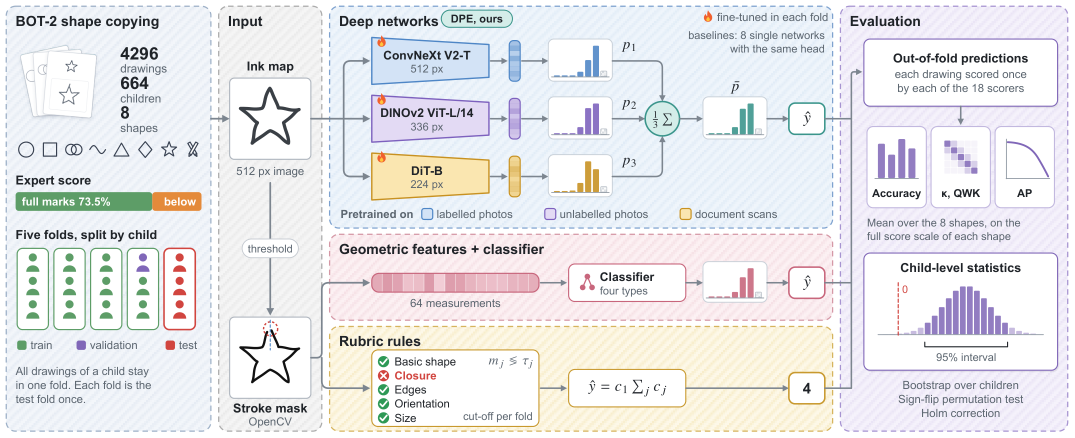
#> input picture assets/framework.png, 2150 x 875 px (shown at 1/2 size); its folder holds only this picture in this run
$ python -i baselines.py   (imports and definitions only)
#> lines starting #> are read from the running program, lines starting #| are printed output that depends on the picture; after the words box and inside, x2 and y2 are one past the last pixel; in counts of white or black regions, pixels touching at a corner belong together
### bot2score/data.py
"""BOT-2 shape items and rubric criteria, indexing of the archive, image preprocessing and the child-grouped folds."""
import os
import re
import shutil
import zipfile
import hashlib
from functools import partial
from types import SimpleNamespace

import numpy as np
import pandas as pd
import cv2

from .utils import atomic_save, parallel_map, save_csv

FACETS = {                                     # rubric criteria of every item, in rubric order
    'Circle':             ['basic', 'closure', 'edges', 'size'],
    'Square':             ['basic', 'closure', 'edges', 'orientation', 'size'],
    'Overlapped circle':  ['basic', 'closure', 'edges', 'orientation', 'overlap', 'size'],
    'Wave':               ['basic', 'edges', 'orientation', 'size'],
    'Triangle':           ['basic', 'closure', 'edges', 'orientation', 'size'],
    'Diagonal':           ['basic', 'closure', 'edges', 'orientation', 'size'],
    'Star':               ['basic', 'closure', 'edges', 'orientation', 'size'],
    'Overlapped pencils': ['basic', 'closure', 'edges', 'orientation', 'overlap', 'size'],
}
ITEMS = list(FACETS)                           # archive folder names in BOT-2 administration order
ITEM_LABEL = {'Circle': 'Circle', 'Square': 'Square', 'Overlapped circle': 'Overlapped circles', 'Wave': 'Wave',
              'Triangle': 'Triangle', 'Diagonal': 'Diamond', 'Star': 'Star', 'Overlapped pencils': 'Overlapped pencils'}
CRITERIA = ['basic', 'closure', 'edges', 'orientation', 'overlap', 'size']
CRITERION_LABEL = {'basic': 'Basic shape', 'closure': 'Closure', 'edges': 'Edges', 'orientation': 'Orientation',
                   'overlap': 'Overlap', 'size': 'Overall size'}
MAX_SCORE = {s: len(f) for s, f in FACETS.items()}
ITEM_ID = {s: i for i, s in enumerate(ITEMS)}
N_ITEMS, N_CLS = len(ITEMS), max(MAX_SCORE.values()) + 1
K_OF_ITEM = np.array([MAX_SCORE[s] for s in ITEMS])
VALID = np.arange(N_CLS)[None, :] <= K_OF_ITEM[:, None]
PATTERN = re.compile(r'^img(\d+)-([a-z]+)-(\d+)(?:\((\d+)\))?\.png$', re.I)

N_FOLDS, N_INNER, FOLD_SEED = 5, 8, 2026
INPUT_SIZE = 512


# [48 lines left out: functions parse_facets, build_index, marks_array, not called in this run]


def ink_map(path, max_side=1024):
    """Pencil strokes as a map in [0, 1] (1 = ink), after background flattening and removal of redaction patches."""
#> called with path = '../assets/framework.png', max_side = 512
    img = cv2.imread(path, cv2.IMREAD_COLOR)
#> img is the input picture: shape (875, 2150, 3); mean B, G, R 233.9, 231.8, 232.3
    s = max_side / max(img.shape[:2])
#> s = 0.238
    img = cv2.resize(img, None, fx=s, fy=s, interpolation=cv2.INTER_AREA)
#> img: shape (208, 512, 3)
    white = (img.min(axis=2) >= 250).astype(np.uint8)
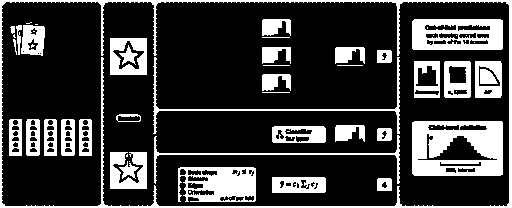
#> white: shape (208, 512); values 0 (black) and 1 (white), 23.1% white; 55 white regions (17 under 20 px), largest, box (x1, y1, x2, y2) and area: (0, 0, 512, 208) 4205, (412, 121, 503, 176) 3784, (412, 19, 503, 50) 2156
    if 0 < white.mean() < 0.5:
        img = cv2.inpaint(img, cv2.dilate(white, np.ones((7, 7), np.uint8)), 5, cv2.INPAINT_TELEA)
    bg = cv2.medianBlur(cv2.dilate(img, np.ones((15, 15), np.uint8)), 21).astype(np.float32) + 1
    ink = np.clip(1 - (img.astype(np.float32) / bg).min(axis=2), 0, 1)
    ink = cv2.GaussianBlur(ink, (3, 3), 0)
    h, w = ink.shape
#> h = 208; w = 512
    core = ink[int(0.1 * h):int(0.9 * h), int(0.1 * w):int(0.9 * w)]
    return np.clip(ink / max(np.percentile(core, 99.5), 0.08), 0, 1)
#> in ink_mask, `m = apply_hysteresis_threshold(ink, 0.22, 0.5).astype(np.uint8)`: m: shape (208, 512); values 0 (black) and 1 (white), 17.3% white; 80 white regions (1 under 20 px), largest, box (x1, y1, x2, y2) and area: (158, 17, 265, 97) 3834, (426, 128, 504, 169) 2408, (416, 52, 482, 93) 1140


# [145 lines left out: functions to_input, extract_archive, make_folds, split, prepare, class_counts and 3 more, not called in this run]

### bot2score/baselines.py
"""Feature-based scorers: the most frequent training score per item, and gradient boosting on 64 geometric features."""
import os
import json

import numpy as np
import pandas as pd
import cv2

from . import data as bd
from .data import N_ITEMS, N_CLS, class_counts, ink_map
from .utils import atomic_save, parallel_map, save_csv

SEED = 2026
K8 = np.array([[1, 1, 1], [1, 0, 1], [1, 1, 1]])


# ---------------------------------------------------------------------------------------------------
# Geometric features of the extracted stroke mask
# ---------------------------------------------------------------------------------------------------
def remove_frame(m, band=0.08):
#> called with band = 0.08
    h, w = m.shape
#> h = 208; w = 512
    lines = cv2.HoughLinesP(m * 255, 1, np.pi / 180, 80, minLineLength=int(0.3 * min(h, w)), maxLineGap=10)
#> lines = 71 rows, first 6: [2, 98, 96, 99], [176, 87, 315, 82], [0, 93, 95, 91], [334, 8, 437, 8], [176, 89, 248, 87], [161, 9, 244, 9]
    if lines is None:
        return m
    out = m.copy()
#> out: shape (208, 512); values 0 (black) and 1 (white), 18% white; 52 white regions, largest, box (x1, y1, x2, y2) and area: (158, 17, 265, 97) 3993, (426, 128, 504, 169) 2411, (0, 83, 97, 102) 1176
    for x1, y1, x2, y2 in lines.reshape(-1, 4):
        if abs(y2 - y1) < abs(x2 - x1):
            edge = max(y1, y2) < band * h or min(y1, y2) > (1 - band) * h
        else:
            edge = max(x1, x2) < band * w or min(x1, x2) > (1 - band) * w
        if edge:
            cv2.line(out, (int(x1), int(y1)), (int(x2), int(y2)), 0, 7)
#> this loop made 71 passes
#> (x1, y1, x2, y2, edge) on passes 1 to 12: (2, 98, 96, 99, False), (176, 87, 315, 82, False), (0, 93, 95, 91, False), (334, 8, 437, 8, True), (176, 89, 248, 87, False), (161, 9, 244, 9, True), (176, 92, 248, 91, False), (0, 97, 96, 95, False), (162, 100, 238, 100, False), (158, 56, 332, 56, False), (7, 12, 75, 12, True), (0, 94, 96, 93, False)
#> edge on passes 61 to 66: False, False, False, False, True, False
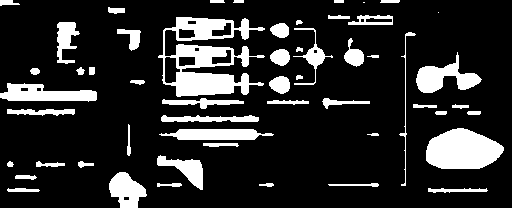
#> out: shape (208, 512); values 0 (black) and 1 (white), 16.5% white; 54 white regions (2 under 20 px), largest, box (x1, y1, x2, y2) and area: (158, 17, 265, 97) 3993, (426, 128, 504, 169) 2411, (0, 83, 97, 102) 1176
    return out


def ink_mask(ink, band=0.06, min_area=30):
    from skimage.filters import apply_hysteresis_threshold
    m = apply_hysteresis_threshold(ink, 0.22, 0.5).astype(np.uint8)
    m = remove_frame(cv2.morphologyEx(m, cv2.MORPH_CLOSE, np.ones((3, 3), np.uint8)))
    h, w = m.shape
#> h = 208; w = 512
    inner = np.zeros_like(m)
    inner[int(band * h):int((1 - band) * h), int(band * w):int((1 - band) * w)] = 1
    n, lab, st, _ = cv2.connectedComponentsWithStats(m, 8)
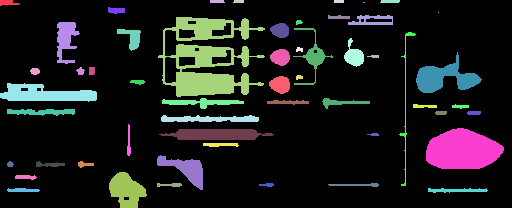
#> lab: shape (208, 512) int32; 55 distinct labels, from 0 to 54; one colour per label, 0 black
#> n = 55; st = 55 rows, first 6: [0, 0, 512, 208, 88910], [0, 0, 20, 6, 80], [210, 0, 15, 3, 43], [233, 0, 11, 3, 31], [334, 0, 10, 3, 30], [380, 0, 20, 3, 57]
    out = np.zeros_like(m)
    for i in range(1, n):
        comp = lab == i
        if st[i, 4] >= min_area and (comp & (inner == 1)).sum() / st[i, 4] >= 0.5:
            out[comp] = 1
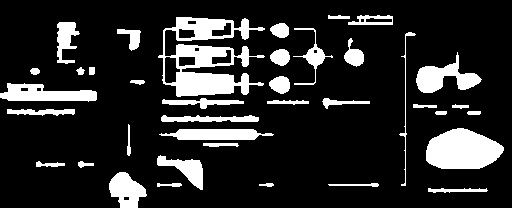
#> out: shape (208, 512); values 0 (black) and 1 (white), 15.9% white; 38 white regions
    return out


def angle_diff(a, b, period):
    d = abs(a - b) % period
    return min(d, period - d)


def radial_profile(cnt, bins=72):
    c = cnt[:, 0, :].astype(np.float32)
    d = c - c.mean(0)
    ang = (np.degrees(np.arctan2(-d[:, 1], d[:, 0])) + 360) % 360
    prof = np.zeros(bins)
    np.maximum.at(prof, (ang / (360 / bins)).astype(int) % bins, np.hypot(d[:, 0], d[:, 1]))
    for i in np.where(prof == 0)[0]:
        prof[i] = prof[i - 1]
    return prof / (prof.mean() + 1e-6)


def radial_peaks(prof, prom=0.08, win=4):
    n = len(prof)
    return [i for i in range(n) if prof[i] - prof.min() > prom
            and all(prof[i] > prof[(i - k) % n] for k in range(1, win + 1))
            and all(prof[i] >= prof[(i + k) % n] for k in range(1, win + 1))]


def extent(a, axis):
    idx = np.where(a.any(axis=axis))[0]
    return idx.max() - idx.min() + 1 if len(idx) else 1


def geo_features(m, ink):
    from scipy.ndimage import convolve
    from skimage.morphology import skeletonize
    h, w = m.shape
#> h = 208; w = 512
    ys, xs = np.nonzero(m)
#> ys = 16900 values from 15 to 207; xs = 16900 values, max 503 at index 13265, min 0 at index 8361, mean 255.3
    if len(xs) < 50:
        return {}
    f = {}
    x0, x1, y0, y1 = xs.min(), xs.max(), ys.min(), ys.max()
#> x0 = 0; x1 = 503; y0 = 15; y1 = 207
    bw, bh = x1 - x0 + 1, y1 - y0 + 1
#> bw = 504; bh = 193
    D = float(max(bw, bh))
#> D = 504

    f['width_rel'], f['height_rel'] = bw / w, bh / h
    f['size_rel'] = np.sqrt(bw * bh / (w * h))
    f['aspect'] = bw / bh
    f['ink_density'] = m.sum() / (bw * bh)
    f['cx_rel'], f['cy_rel'] = (xs.mean() - x0) / bw, (ys.mean() - y0) / bh
    _, _, st, _ = cv2.connectedComponentsWithStats(m, 8)
#> st = 39 rows, first 6: [0, 0, 512, 208, 89596], [328, 15, 22, 4, 71], [348, 15, 45, 10, 269], [158, 17, 107, 80, 3993], [57, 22, 23, 42, 551], [270, 23, 19, 15, 217]
    f['n_comp'] = int((st[1:, 4] > 0.05 * m.sum()).sum())
    xm, ym = (x0 + x1) // 2, (y0 + y1) // 2
#> xm = 251; ym = 111
    hl, hr = extent(m[y0:y1 + 1, x0:xm], 1), extent(m[y0:y1 + 1, xm:x1 + 1], 1)
#> in extent, `idx = np.where(a.any(axis=axis))[0]`: idx = 189 values from 2 to 192
#> hl = 191; hr = 178
    wt, wb = extent(m[y0:ym, x0:x1 + 1], 0), extent(m[ym:y1 + 1, x0:x1 + 1], 0)
#> wt = 482; wb = 497
    f['half_ratio_lr'] = max(hl, hr) / max(min(hl, hr), 1)
    f['half_ratio_tb'] = max(wt, wb) / max(min(wt, wb), 1)

    cnts, hier = cv2.findContours(m, cv2.RETR_CCOMP, cv2.CHAIN_APPROX_NONE)
#> cnts = 51 contours, 4 with area under 20; largest, box (x1, y1, x2, y2) and area: (158, 17, 265, 97) 4470, (426, 128, 504, 169) 2322, (0, 83, 97, 102) 1099, (416, 52, 482, 93) 1056, (159, 129, 274, 140) 844
    holes = sorted([c for c, hh in zip(cnts, hier[0]) if hh[3] >= 0], key=cv2.contourArea, reverse=True)
#> holes = 13 contours, 4 with area under 20; largest, box (x1, y1, x2, y2) and area: (164, 56, 181, 84) 324, (211, 49, 232, 65) 182, (211, 22, 232, 37) 178, (178, 56, 196, 67) 158, (178, 28, 196, 39) 146
    ha = [cv2.contourArea(c) / (bw * bh) for c in holes]
#> ha = [0.00333, 0.00187, 0.00184, 0.00162, 0.0015, 0.00113, 0.00035, 0.000308, 0.000226, 0.000185, 0.000185, 0.000144, 0.000144]
    sig = [c for c, a in zip(holes, ha) if a > 0.02]
#> sig = []
    f['n_holes'] = len(sig)
    for i in range(3):
        f[f'hole{i + 1}_rel'] = ha[i] if i < len(ha) else 0.0
#> after the loop, f = 14 items
    if len(sig) >= 2:
        (ax_, ay_), (bx_, by_) = [c[:, 0, :].mean(0) for c in sig[:2]]
        f['holes_dx'], f['holes_dy'] = abs(ax_ - bx_) / D, abs(ay_ - by_) / D
    else:
        f['holes_dx'] = f['holes_dy'] = 0.0
    if len(sig) >= 3:
        top3 = sig[:3]
        mid = top3[int(np.argsort([c[:, 0, 1].mean() for c in top3])[1])]
        f['lens_ratio'] = cv2.contourArea(mid) / sum(cv2.contourArea(c) for c in top3)
    else:
        f['lens_ratio'] = 0.0

    ext, _ = cv2.findContours(m, cv2.RETR_EXTERNAL, cv2.CHAIN_APPROX_NONE)
#> ext = 38 contours; largest, box (x1, y1, x2, y2) and area: (158, 17, 265, 97) 4470, (426, 128, 504, 169) 2322, (0, 83, 97, 102) 1099, (416, 52, 482, 93) 1056, (159, 129, 274, 140) 844
    big = max(ext, key=cv2.contourArea)
#> big = contour of 803 points, box (x1, y1, x2, y2) (158, 17, 265, 97), area 4470
    A, Pm = cv2.contourArea(big), cv2.arcLength(big, True)
#> A = 4470.5; Pm = 849.8
    f['circularity'] = 4 * np.pi * A / (Pm ** 2 + 1e-6)
    f['solidity'] = A / (cv2.contourArea(cv2.convexHull(big)) + 1e-6)
    if len(big) >= 5:
        _, (e1, e2), _ = cv2.fitEllipse(big)
#> e1 = 80.81; e2 = 96.67
        f['ellipse_ratio'] = max(e1, e2) / (min(e1, e2) + 1e-6)
    else:
        f['ellipse_ratio'] = 1.0
    _, (r1, r2), ra = cv2.minAreaRect(big)
#> r1 = 79; r2 = 106; ra = -90
    f['rect_ratio'] = max(r1, r2) / (min(r1, r2) + 1e-6)
    f['rect_angle'] = angle_diff(ra, 0, 90)
#> in angle_diff, `d = abs(a - b) % period`: d = 0
    mu = cv2.moments(m, binaryImage=True)
#> mu = moments, m00 16900, centre m10/m00, m01/m00 = (255.3, 100.3)
    f['axis_angle'] = angle_diff(0.5 * np.degrees(np.arctan2(2 * mu['mu11'], mu['mu20'] - mu['mu02'])), 0, 180)
    lam = np.linalg.eigvalsh(np.array([[mu['mu20'], mu['mu11']], [mu['mu11'], mu['mu02']]]))
#> lam = [40309683.3, 320676060.4]
    f['elongation'] = np.sqrt(lam[1] / (lam[0] + 1e-6))

    target = sig[0] if sig else big
#> target has the same summary as big
    Pt = cv2.arcLength(target, True)
#> Pt = 849.8
    for e in (0.02, 0.04, 0.06):
        f[f'vertices_{int(e * 100)}'] = len(cv2.approxPolyDP(target, e * Pt, True))
#> after the loop, f = 27 items
    poly = cv2.approxPolyDP(target, 0.04 * Pt, True)[:, 0, :].astype(np.float32)
#> poly = [[163, 30], [177, 96], [263, 84], [164, 31], [264, 28]]
    sides = np.hypot(*(np.roll(poly, -1, 0) - poly).T)
#> sides = [67.47, 86.83, 112.3, 100, 101]
    f['side_ratio'] = sides.max() / (sides.min() + 1e-6) if len(sides) >= 3 else 0.0
    f['inner_rect_angle'] = angle_diff(cv2.minAreaRect(target)[2], 0, 90)
    prof = radial_profile(target)
#> in radial_profile, `c = cnt[:, 0, :].astype(np.float32)`: c = 803 pairs, first value 158 to 264, second value 17 to 96
#> in radial_profile, `d = c - c.mean(0)`: d = 803 pairs, first value -54.4 to 51.6, second value -37.8 to 41.2
#> in radial_profile, `ang = (np.degrees(np.arctan2(-d[:, 1], d[:, 0])) + 360) % 360`: ang = 803 values, max 359.8 at index 418, min 1.28 at index 434, mean 188.9
#> prof = 72 values, max 1.29 at index 66, min 0.437 at index 4, mean 1
    peaks = radial_peaks(prof)
#> in radial_peaks, `n = len(prof)`: n = 72
#> peaks = [5, 30, 36, 41, 66, 71]
    f['radial_cv'] = prof.std()
    f['radial_range'] = prof.max() / (prof.min() + 1e-6)
    f['radial_peaks'] = len(peaks)
    top = sorted(prof[peaks], reverse=True)[:5]
#> top = [1.29, 1.28, 1.26, 1.22, 1.2]
    f['peak_ratio'] = top[0] / top[-1] if len(top) >= 2 else 1.0
    f['top_peak_dev'] = min([angle_diff(i * 5 + 2.5, 90, 360) for i in peaks], default=90.0)
    spec = np.abs(np.fft.rfft(prof - prof.mean())) / len(prof)
#> spec = 37 values, max 0.061 at index 4, min 7.71e-18 at index 0, mean 0.0157
    for k in range(1, 9):
        f[f'fft_{k}'] = spec[k]
#> after the loop, f = 42 items

    filled = np.zeros_like(m)
    cv2.drawContours(filled, ext, -1, 1, -1)
#> filled: shape (208, 512); values 0 (black) and 1 (white), 16.8% white; 38 white regions, largest, box (x1, y1, x2, y2) and area: (158, 17, 265, 97) 4873, (426, 128, 504, 169) 2411, (0, 83, 97, 102) 1209
    fl = filled[y0:y1 + 1, x0:x1 + 1]
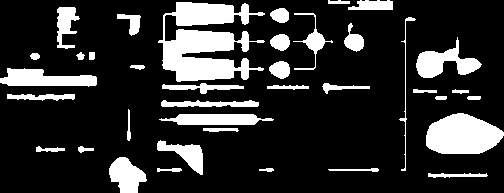
#> fl: shape (193, 504); values 0 (black) and 1 (white), 18.4% white; 38 white regions, largest, box (x1, y1, x2, y2) and area: (158, 2, 265, 82) 4873, (426, 113, 504, 154) 2411, (0, 68, 97, 87) 1209
    f['sym_lr'] = (fl & fl[:, ::-1]).sum() / ((fl | fl[:, ::-1]).sum() + 1e-6)
    f['sym_ud'] = (fl & fl[::-1, :]).sum() / ((fl | fl[::-1, :]).sum() + 1e-6)
    f['top_heavy'] = fl[:bh // 2].sum() / (fl.sum() + 1e-6)
    for name, lines in (('row', [int(y0 + bh * q) for q in (0.3, 0.5, 0.7)]),
                        ('col', [int(x0 + bw * q) for q in (0.3, 0.5, 0.7)])):
        cr = []
        for L in lines:
            v = (m[L, x0:x1 + 1] if name == 'row' else m[y0:y1 + 1, L]).astype(int)
            cr.append((np.diff(v) == 1).sum() + v[0])
        f[f'cross_{name}'] = float(np.mean(cr))
#> this loop made 2 passes
#> (name, lines) on passes 1 to 2: ('row', [72, 111, 150]), ('col', [151, 252, 352])
#> after the loop, f = 47 items

    sk = skeletonize(cv2.morphologyEx(m, cv2.MORPH_CLOSE, np.ones((5, 5), np.uint8)) > 0)
#> sk: shape (208, 512) bool; 2.1% white in thin lines or dots, all inside (x1, y1, x2, y2) = (1, 15, 498, 200)
    nb = convolve(sk.astype(np.uint8), K8, mode='constant') * sk
    junc = cv2.dilate((nb >= 3).astype(np.uint8), np.ones((3, 3), np.uint8)).astype(bool)
#> junc: shape (208, 512) bool; 0.49% white; 29 white regions (21 under 20 px), largest, box (x1, y1, x2, y2) and area: (182, 43, 187, 51) 33, (201, 52, 206, 60) 33, (200, 26, 205, 33) 30
    _, bl, bst, _ = cv2.connectedComponentsWithStats((sk & ~junc).astype(np.uint8), connectivity=8)
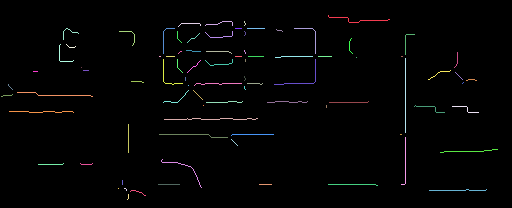
#> bl: shape (208, 512) int32; 87 distinct labels, from 0 to 86; one colour per label, 0 black
#> bst = 87 rows, first 6: [0, 0, 512, 208, 104512], [328, 15, 62, 8, 66], [205, 21, 28, 5, 31], [244, 21, 2, 5, 5], [178, 23, 23, 4, 24], [63, 28, 16, 12, 24]
    blen = bst[:, 4] / D
#> blen = 87 values, max 207.4 at index 0, min 0.00198 at index 31, mean 2.43
    ends = np.argwhere(nb == 1)
#> ends = 85 pairs, first value 15 to 199, second value 1 to 497
    tails = [blen[i] for i in {bl[y, x] for y, x in ends if bl[y, x] > 0} if blen[i] >= 0.04]
#> tails = 28 values, max 0.187 at index 17, min 0.0437 at index 25, mean 0.0886
    f['n_branch'] = int((blen[1:] >= 0.04).sum())
    f['n_tails'] = len(tails)
    f['n_junc'] = cv2.connectedComponents(junc.astype(np.uint8))[0] - 1
    f['max_tail'] = max(tails, default=0.0)
    f['sum_tail'] = float(sum(tails))
    f['skel_len'] = sk.sum() / D
    tips = np.array([(y, x) for y, x in ends if blen[bl[y, x]] >= 0.04])
#> tips = 46 pairs, first value 15 to 190, second value 9 to 497
    if len(tips) >= 2:
        dd = np.hypot(*(tips[:, None, :] - tips[None, :, :]).transpose(2, 0, 1))
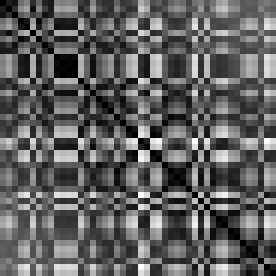
#> dd: shape (46, 46) float64 (shown 6 times larger); min 0, max 489.5, mean 185.2; drawn with min black and max white
        dd[np.eye(len(tips), dtype=bool)] = np.inf
#> dd: shape (46, 46) float64; 2.17% of pixels changed, all inside (x1, y1, x2, y2) = (0, 0, 46, 46)
        f['end_gap'] = dd.min() / D
    else:
        f['end_gap'] = 0.0
    f['open_curve'] = float(f['n_junc'] == 0 and len(tips) >= 2)

    width = 2 * cv2.distanceTransform(m, cv2.DIST_L2, 5)[sk]
#> width = 2197 values, max 36 at index 1841, min 0 at index 22, mean 6.37
    wm = np.median(width) + 1e-6
#> wm = 4
    f['stroke_width'] = wm / D
    f['width_p95'] = np.percentile(width, 95) / wm
    f['thick_frac'] = (width > 1.7 * wm).mean()
    v = cv2.GaussianBlur(ink, (5, 5), 0)[sk]
#> v = 2197 values, max 1 at index 1185, min 0.0545 at index 381, mean 0.411
    vm = np.median(v) + 1e-6
#> vm = 0.362
    f['ink_p95'] = np.percentile(v, 95) / vm
    f['dark_frac'] = (v > 1.3 * vm).mean()

    hu = cv2.HuMoments(cv2.moments(filled, binaryImage=True)).ravel()
#> hu = [1.15, 0.785, 0.197, 0.0998, 0.0128, 0.0661, -0.00571]
    for i in range(4):
        f[f'hu_{i + 1}'] = -np.sign(hu[i]) * np.log10(abs(hu[i]) + 1e-12)
#> after the loop, f = 64 items
    return f


def extract(path):
    ink = ink_map(path, max_side=512)
    return geo_features(ink_mask(ink), ink)


# [52 lines left out: functions geometric_features, _boosting_probs, run, not called in this run]

>>> result = extract('../assets/framework.png')
#> result = 64 items
